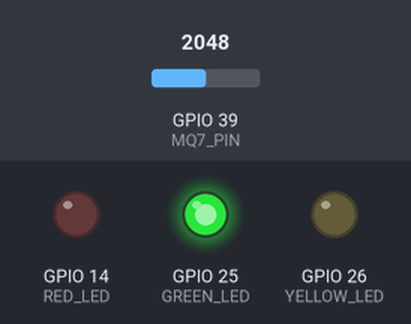
This sketch was run on a simulated ESP32. On the bench: output pins drawn as LEDs (lit = HIGH). Inputs (shaded band) come from the test bench; at power-on: GPIO 39 (MQ7_PIN) = 2048. What the sketch prints to the serial monitor is not drawn.

Above: at 1.8 s.
1.9 s: GPIO 39 (MQ7_PIN) set to 2227
3.4 s: GPIO 39 (MQ7_PIN) set to 2270
At 5.0 s:
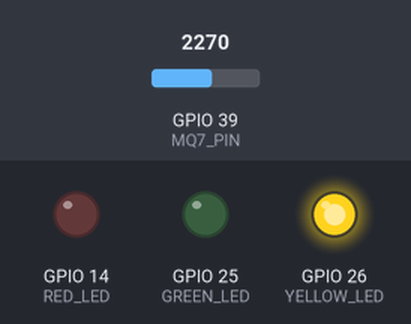
5.5 s: GPIO 39 (MQ7_PIN) set to 2340
At 6.6 s:
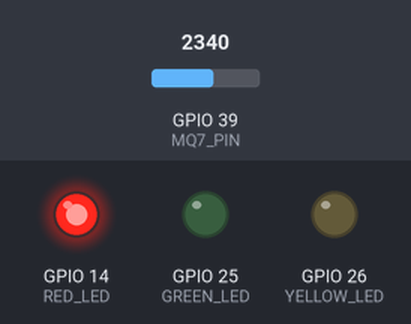
7.5 s: GPIO 39 (MQ7_PIN) set to 2260
At 9.2 s:
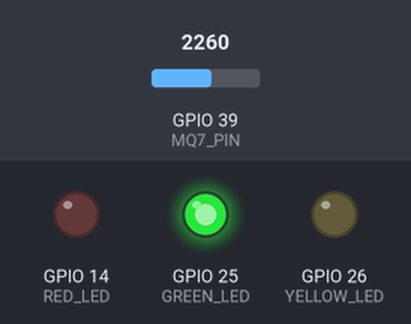
9.5 s: GPIO 39 (MQ7_PIN) set to 2866
At 10.9 s:
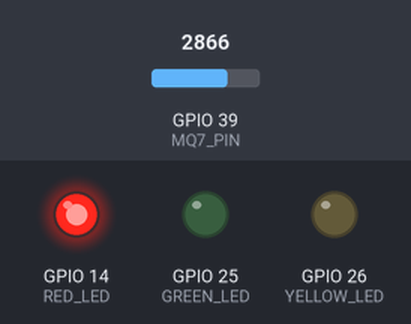
Timing chart, 0 to 12.5 s (numbered marks = the images above; inputs shaded):
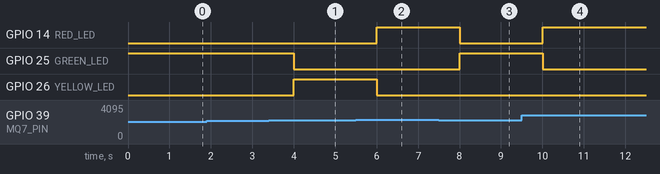

The sketch:

MQ7_CO_Sensor.ino
```cpp
#define MQ7_PIN 39      // Analog input pin for MQ7 CO sensor
#define GREEN_LED 25    // Green LED (Safe)
#define YELLOW_LED 26   // Yellow LED (Moderate)
#define RED_LED 14      // Red LED (High)

void setup() {
  Serial.begin(115200);
  pinMode(MQ7_PIN, INPUT);
  pinMode(GREEN_LED, OUTPUT);
  pinMode(YELLOW_LED, OUTPUT);
  pinMode(RED_LED, OUTPUT);

  // Ensure LEDs start in the correct state
  digitalWrite(GREEN_LED, HIGH);   // Green LED ON at start (Safe)
  digitalWrite(YELLOW_LED, LOW);   // Yellow LED OFF at start
  digitalWrite(RED_LED, LOW);      // Red LED OFF at start

  Serial.println("MQ-7 Carbon Monoxide Sensor Test");
}

void loop() {
  int rawValue = analogRead(MQ7_PIN);  // Read raw ADC value
  float voltage = rawValue * (3.3 / 4095.0);  // Convert ADC value to voltage

  Serial.print("Raw ADC Value: ");
  Serial.print(rawValue);
  Serial.print(" | Voltage: ");
  Serial.print(voltage);
  Serial.println("V");

  if (rawValue < 2270) {  // Safe CO Level
    Serial.println("🟢 Safe CO Level ✅");
    digitalWrite(GREEN_LED, HIGH);  // Green LED ON
    digitalWrite(YELLOW_LED, LOW);  // Yellow LED OFF
    digitalWrite(RED_LED, LOW);     // Red LED OFF
  }
  else if (rawValue >= 2270 && rawValue < 2300) {  // Moderate CO Level
    Serial.println("🟡 Moderate CO Level ⚠️");
    digitalWrite(GREEN_LED, LOW);  // Green LED OFF
    digitalWrite(YELLOW_LED, HIGH); // Yellow LED ON
    digitalWrite(RED_LED, LOW);    // Red LED OFF
  }
  else {  // High CO Level
    Serial.println("🔴 HIGH CO LEVEL DETECTED! 🚨");
    digitalWrite(GREEN_LED, LOW);   // Green LED OFF
    digitalWrite(YELLOW_LED, LOW);  // Yellow LED OFF
    digitalWrite(RED_LED, HIGH);    // Red LED ON
  }

  delay(1000);  // Wait before next reading
}
```

Measured:
- the behaviour switches between 2269 and 2270 on GPIO 39 (MQ7_PIN) (found by bisection; images 0 and 1)
- after the input at 1.9 s, every drawn part: stays the same
- after the input at 3.4 s, GPIO 25 (GREEN_LED): HIGH → LOW after 0.60 s; GPIO 26 (YELLOW_LED): LOW → HIGH after 0.60 s
- after the input at 5.5 s, GPIO 14 (RED_LED): LOW → HIGH after 0.51 s; GPIO 26 (YELLOW_LED): HIGH → LOW after 0.51 s
- after the input at 7.5 s, GPIO 14 (RED_LED): HIGH → LOW after 0.51 s; GPIO 25 (GREEN_LED): LOW → HIGH after 0.51 s
- after the input at 9.5 s, GPIO 14 (RED_LED): LOW → HIGH after 0.51 s; GPIO 25 (GREEN_LED): HIGH → LOW after 0.51 s
